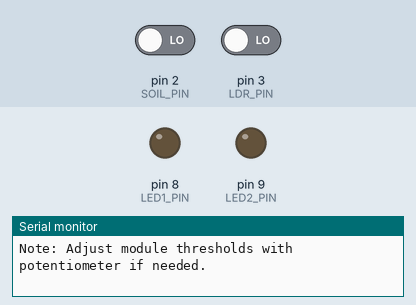
Bench run of a sketch on a simulated Arduino Uno, built with avr-gcc and run on an emulated ATmega328P. On the bench: output pins drawn as LEDs (lit = HIGH), the last lines printed to the serial monitor. The inputs (shaded band) are chosen by the test bench; at power-on: pin 2 (SOIL_PIN) LOW, pin 3 (LDR_PIN) LOW.

Above: at 1.4 s.
1.5 s: pin 2 (SOIL_PIN) driven HIGH
At 2.2 s:
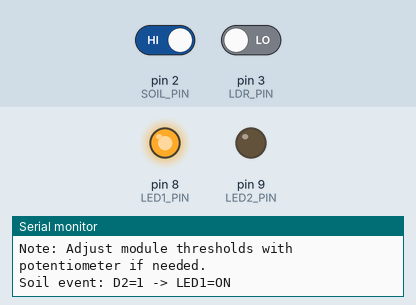
3.0 s: pin 3 (LDR_PIN) driven HIGH
At 3.4 s:
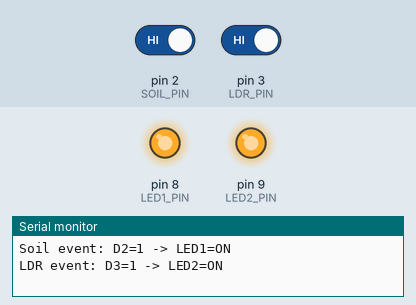
4.5 s: pin 2 (SOIL_PIN) driven LOW
At 5.7 s:
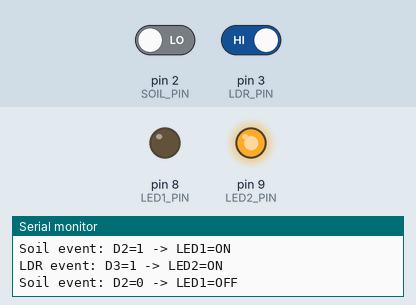
6.0 s: pin 3 (LDR_PIN) driven LOW
At 6.7 s:
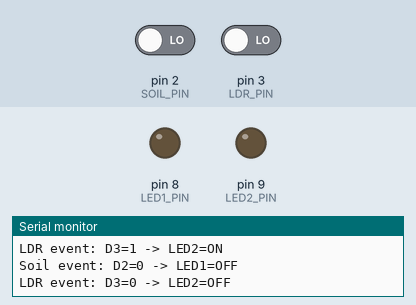
Timing chart, 0 to 8.5 s (numbered marks = the images above; inputs shaded):
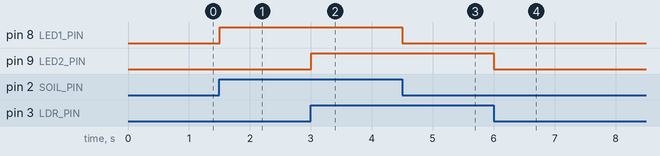

The sketch:

4.2C.ino
```cpp
const uint8_t SOIL_PIN = 2;
const uint8_t LDR_PIN  = 3;
const uint8_t LED1_PIN = 8;
const uint8_t LED2_PIN = 9;

volatile bool soilFlag = false;
volatile bool ldrFlag = false;
volatile bool led1State = false;
volatile bool led2State = false;

// ISRs (keep them short)
void soilISR() {
  soilFlag = true;
}

void ldrISR() {
  ldrFlag = true;
}

void setup() {
  Serial.begin(115200);
  delay(200);

  // Pin setup
  pinMode(SOIL_PIN, INPUT); // Soil sensor DOUT
  pinMode(LDR_PIN, INPUT);  // LDR sensor DOUT
  pinMode(LED1_PIN, OUTPUT);
  pinMode(LED2_PIN, OUTPUT);
  digitalWrite(LED1_PIN, LOW);
  digitalWrite(LED2_PIN, LOW);

  // Attach interrupts
  // Use CHANGE to detect both edges, or RISING/FALLING if you only want one
  attachInterrupt(digitalPinToInterrupt(SOIL_PIN), soilISR, CHANGE);
  attachInterrupt(digitalPinToInterrupt(LDR_PIN), ldrISR, CHANGE);

  Serial.println("System ready. Soil->D2, LDR->D3, LED1->D8, LED2->D9");
  Serial.println("Note: Adjust module thresholds with potentiometer if needed.");
}

void loop() {
  // Handle soil event
  if (soilFlag) {
    noInterrupts();
    soilFlag = false;
    interrupts();

    int s = digitalRead(SOIL_PIN); // current soil state
    led1State = !led1State;        // toggle LED1 each event
    digitalWrite(LED1_PIN, led1State);

    Serial.print("Soil event: D2=");
    Serial.print(s);
    Serial.print(" -> LED1=");
    Serial.println(led1State ? "ON" : "OFF");
  }

  // Handle LDR event
  if (ldrFlag) {
    noInterrupts();
    ldrFlag = false;
    interrupts();

    int l = digitalRead(LDR_PIN); // current LDR state
    led2State = !led2State;       // toggle LED2 each event
    digitalWrite(LED2_PIN, led2State);

    Serial.print("LDR event: D3=");
    Serial.print(l);
    Serial.print(" -> LED2=");
    Serial.println(led2State ? "ON" : "OFF");
  }

  // Tiny delay to avoid flooding Serial
  delay(5);
}
```

Measured:
- after the input at 1.5 s, pin 8 (LED1_PIN): LOW → HIGH at once
- after the input at 3.0 s, pin 9 (LED2_PIN): LOW → HIGH at once
- after the input at 4.5 s, pin 8 (LED1_PIN): HIGH → LOW at once
- after the input at 6.0 s, pin 9 (LED2_PIN): HIGH → LOW at once
